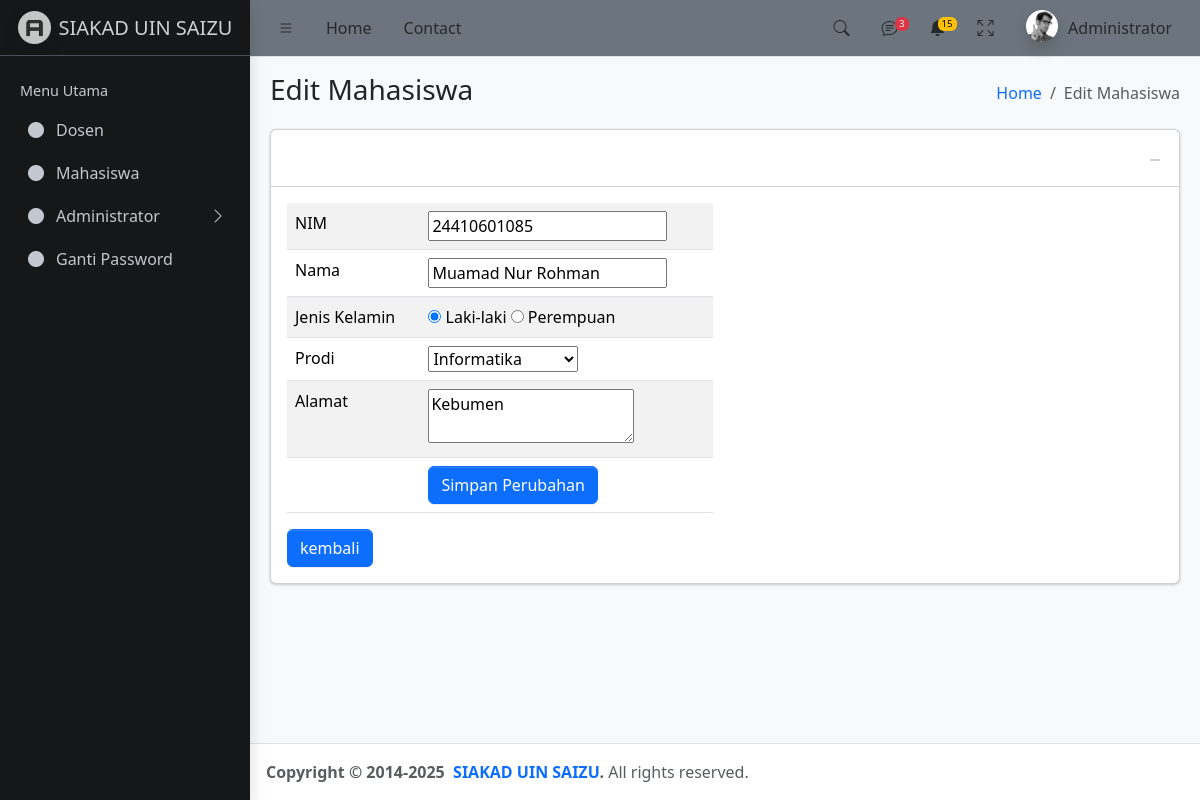
Page /Admin/?p=editMahasiswa&id=5 (signed in) on the committed database.
### tables this page shows
CREATE TABLE `mahasiswa` (
  `id` int NOT NULL,
  `NIM` varchar(12) NOT NULL,
  `prodi` int NOT NULL,
  `nama` varchar(50) NOT NULL,
  `gender` enum('P','L') NOT NULL,
  `alamat` varchar(255) NOT NULL,
  `waktu` datetime NOT NULL
);

### Admin/edit-mahasiswa.php (the view, shortened to what this page needs)
<main class="app-main">
  <div class="app-content-header">
    <div class="container-fluid">
      <div class="row">
        <div class="col-sm-6">
          <h3 class="mb-0">Edit Mahasiswa</h3>
        </div>
        <div class="col-sm-6">
          <ol class="breadcrumb float-sm-end">
            <li class="breadcrumb-item"><a href="#">Home</a></li>
            <li class="breadcrumb-item active" aria-current="page">Edit Mahasiswa</li>
          </ol>
        </div>
      </div>
    </div>
  </div>
  <div class="app-content">
    <div class="container-fluid">
      <div class="row">
        <div class="col-12">
          <div class="card">
            <div class="card-header">
              <div class="card-tools">
                <button type="button" class="btn btn-tool" data-lte-toggle="card-collapse">
                  <i data-lte-icon="collapse" class="bi bi-dash-lg"></i>
                </button>
              </div>
            </div>
            <div class="card-body">
              <div class="row">
                <div class="col-lg-6">
                  <form action="#" method="post">
                    <?php
                    $idx = $_GET['id'];
                    require_once "../config.php";
                    $sql = "SELECT * FROM mahasiswa WHERE id='$idx'";
                    $data = $db->query($sql);
                    foreach ($data as $d) {
                      switch ($d['prodi']) {
                        case '1': $prodi="Informatika"; $inf="selected"; break;
                      }
                      if ($d['gender'] == 'L') {
                        $l = "checked";
                        $p = "";
                      } else {
                        $l = "";
                        $p = "checked";
                      }
                    }
                    ?>
                    <form action="#" method="post">
                      <table class='table table-striped table-hover'>
                        <tr>
                          <td>NIM</td>
                          <td><input type='number' name='nim' value='<?= $d['NIM'] ?>'></td>
                        </tr>
                        <tr>
                          <td>Nama</td>
                          <td><input type='text' name='nama' value='<?= $d['nama'] ?>'></td>
                        </tr>
                        <tr>
                          <td>Jenis Kelamin</td>
                          <td>
                            <input type='radio' name='jk' value='L' <?= $l ?>> Laki-laki
                            <input type='radio' name='jk' value='P' <?= $p ?>> Perempuan
                          </td>
                        </tr>
                        <tr>
                          <td>Prodi</td>
                          <td>
                            <select name='prodi'>
                              <option value='1' <?= $inf ?>>Informatika</option>
                            </select>
                          </td>
                        </tr>
                        <tr>
                          <td>Alamat</td>
                          <td><textarea name='alamat'><?= $d['alamat'] ?></textarea></td>
                        </tr>
                        <tr>
                          <td></td>
                          <td><input type='submit' name='simpanEdit' value='Simpan Perubahan' class='btn btn-primary'></td>
                        </tr>
                      </table>
                    </form>
                    <a href="./?p=mahasiswa">
                      <input type="submit" class="btn btn-primary" value="kembali">
                    </a>
                  </form>
                </div>
                <div class="col-md-6">
                </div>
              </div>
            </div>
          </div>
        </div>
      </div>
    </div>
  </div>
</main>

### rows in the picture
mahasiswa: nim "24410601085", nama "Muamad Nur Rohman", alamat "Kebumen"
